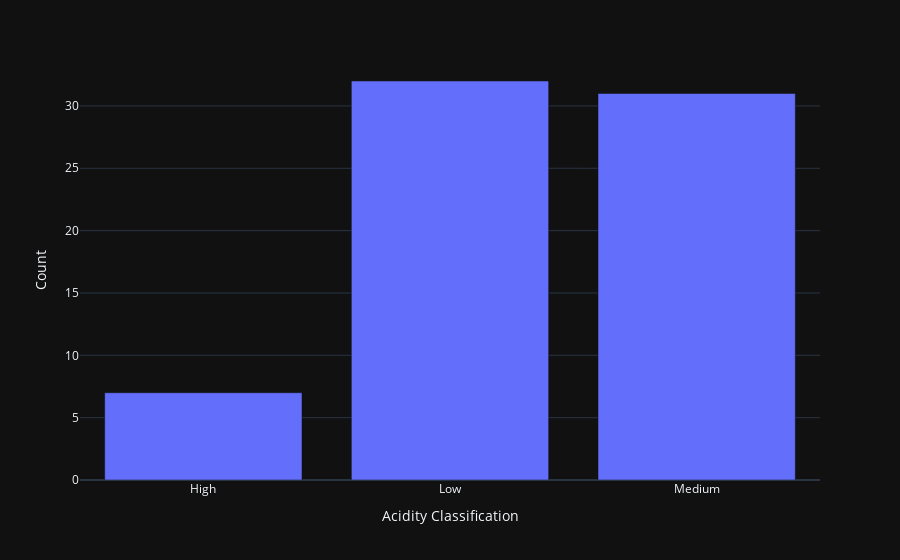

Write notebook code for a chart like this one.
### Code cell
df_temp1 = df.groupby(by=['Acidity Classification']).size();
data = [];
for i in range(len(df_temp1)):
    row = []
    row.append(df_temp1.index[i]);
    row.append(df_temp1.values[i]);
    data.append(row);
df_temp2 = pd.DataFrame(data, columns=['Acidity Classification','Count'])
print(df_temp2);
fig = px.bar(df_temp2, x='Acidity Classification', y='Count', template='plotly_dark')
fig.show()

### Figure 1 — Plotly figure (JSON) as saved in the notebook; plotly's stock layout.template omitted (floating-point values rounded to 4 significant figures)
{"data": [{"alignmentgroup": "True", "hovertemplate": "Acidity Classification=%{x}<br>Count=%{y}<extra></extra>", "legendgroup": "", "marker": {"color": "#636efa", "pattern": {"shape": ""}}, "name": "", "offsetgroup": "", "orientation": "v", "showlegend": false, "textposition": "auto", "type": "bar", "x": ["High", "Low", "Medium"], "xaxis": "x", "y": [7, 32, 31], "yaxis": "y"}], "layout": {"barmode": "relative", "legend": {"tracegroupgap": 0}, "margin": {"t": 60}, "xaxis": {"anchor": "y", "domain": [0, 1], "title": {"text": "Acidity Classification"}}, "yaxis": {"anchor": "x", "domain": [0, 1], "title": {"text": "Count"}}}}
